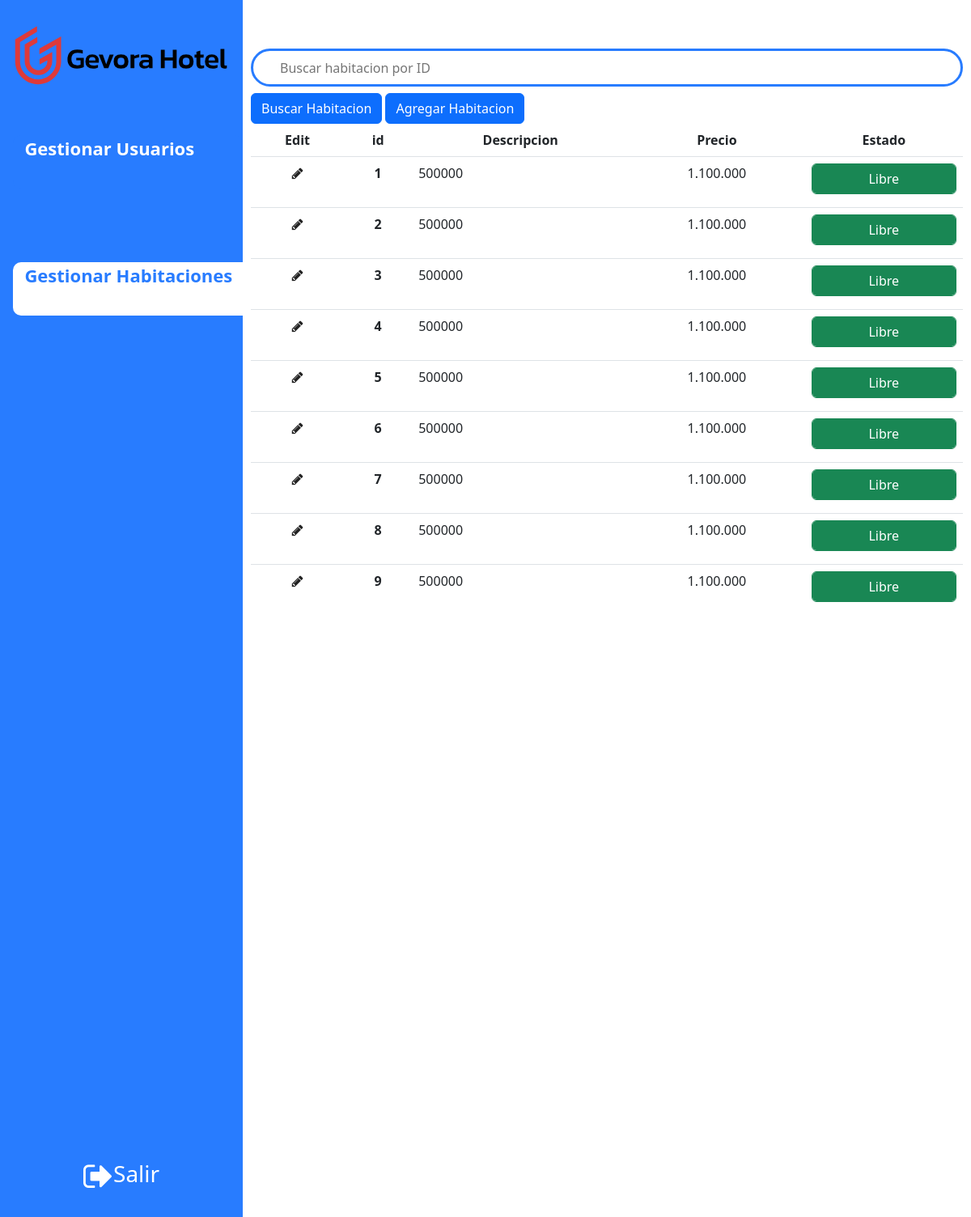
Before: /superHabita with the older database file.
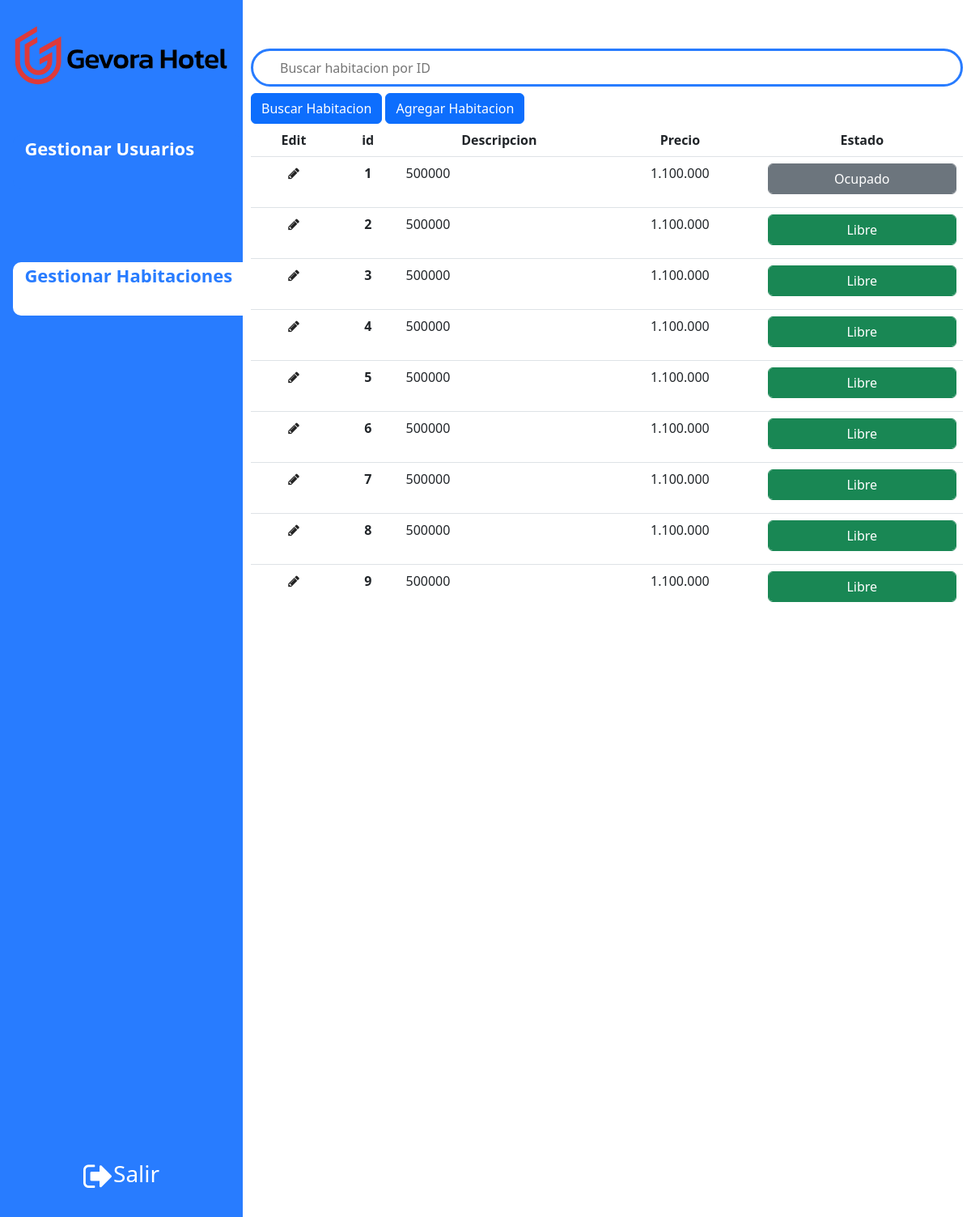
After: the same page with the newer database file.
### tables this page shows
CREATE TABLE Habitaciones (_id integer PRIMARY KEY AUTOINCREMENT NOT NULL, estado varchar (20), precio INTEGER, descripcion varchar (100));

### SuperAdminRoutes.py (the view)
@SuperAdminUsers.route('/superHabita', methods=['GET'])
def superHabita():
    error = session.get('messages', None)
    if error:
        errorEspecifico= json.loads(error)['error']
        session.pop('messages', None)
    else:
        errorEspecifico=None
    habitaciones=functions.sql_list_hab()
    print(habitaciones)
    return render_template('superHabitaciones.html',habitaciones=habitaciones,error=errorEspecifico)

### SuperAdminRoutes.py (called while the page is built)
@SuperAdminUsers.before_request
def before_request():
    if 'usuario' not in session and request.endpoint in ['superUsuarios']:
        return redirect('/')

### functions.py (called while the page is built)
def sql_connection():
    try:
        BASE_DIR = os.path.dirname(os.path.abspath(__file__))
        db_path = os.path.join(BASE_DIR, "Database/HotelGevora.db")
        print(db_path)
        con = sqlite3.connect(db_path)
        return con
    except Error:
        print(Error)

def sql_list_hab():
    strsql = "SELECT * FROM Habitaciones;"
    con = sql_connection()
    cursorObj = con.cursor()
    cursorObj.execute(strsql)
    habitaciones = cursorObj.fetchall()
    return habitaciones

### templates/superHabitaciones.html (shortened to what this page needs)
<!DOCTYPE html>
<html lang="en">
<head>
  <link href="https://cdn.jsdelivr.net/npm/bootstrap@5.2.0/dist/css/bootstrap.min.css" rel="stylesheet"
 />
  <link rel="stylesheet" href="https://cdnjs.cloudflare.com/ajax/libs/font-awesome/4.7.0/css/font-awesome.min.css">
  <link rel="stylesheet" href={{ url_for('static', filename='css/superHabitaciones.css') }} />
</head>
<body>
  <div class="d-flex flex-column flex-shrink-0 p-3 bg-light" id="navbar">
    <img class="logo-img" src={{ url_for('static', filename='assets/Gevora_Hotel_Logo.svg') }} />
    <ul class="nav nav-pills flex-column mb-auto funciones">
      <li>
        <button class="gestion desactivado " id="gesUs">Gestionar Usuarios</button>
      </li>
      <li>
        <button class="gestion activado" id="gesHab">Gestionar Habitaciones</button>
      </li>
    </ul>
    <div class="outCont">
      <a href="/logOut" id="salir"><i class="fa fa-sign-out" aria-hidden="true" id="Salir"></i><h3>Salir</h3></a>
    </div>
  </div>
  <div class="content">
    <div class="input-group">
      <input type="search" placeholder="Buscar habitacion por ID" id='inputHabitacion'/>
    </div>
    <button  class="addButton3 btn btn-primary mt-2">Buscar Habitacion</button>
    <button  class="addButton2 btn btn-primary mt-2" type="button" data-bs-toggle="modal" data-bs-target="#addModal">Agregar Habitacion</button>
    <div class="tableConta">
    <table class="table  table-hover ">
      <thead>
        <tr>
          <th scope="col">Edit</th>
          <th scope="col">id</th>
          <th scope="col">Descripcion</th>
          <th scope="col">Precio</th>
          <th scope="col">Estado</th>
        </tr>
      </thead>
      <tbody>
        {% if habitaciones|length > 0 %}
        {% for i in habitaciones %}
        <tr id="{{i[0]}}">
          <th id="editDesc" onclick="myFunction('{{i[0]}}','{{i[2]}}')"><i class="fa fa-pencil" aria-hidden="true"></i></th>
          <th scope="row" class="nombre">{{i[0]}}</th>
          <td class="tdDes">{{i[2]}}</td>
          <td>1.100.000</td>
          <td>
            {% if i[1] == 'ocupado' %}
            <h3 class="btn btn-secondary form-control changeStatus" id="{{i[0]}}">Ocupado</h3>
            {% elif i[1] == 'libre' %}
            <h3 class="btn btn-success form-control changeStatus" id="{{i[0]}}">Libre</h3>
            {% endif %}
          </td>
        </tr>
        {% endfor %}
        {% endif %}
      </tbody>
    </table>
  </div>
  </div>
</body>
</html>

Changed rows visible on the page:
changed Habitaciones id 1: estado "Libre" → "Ocupado"
